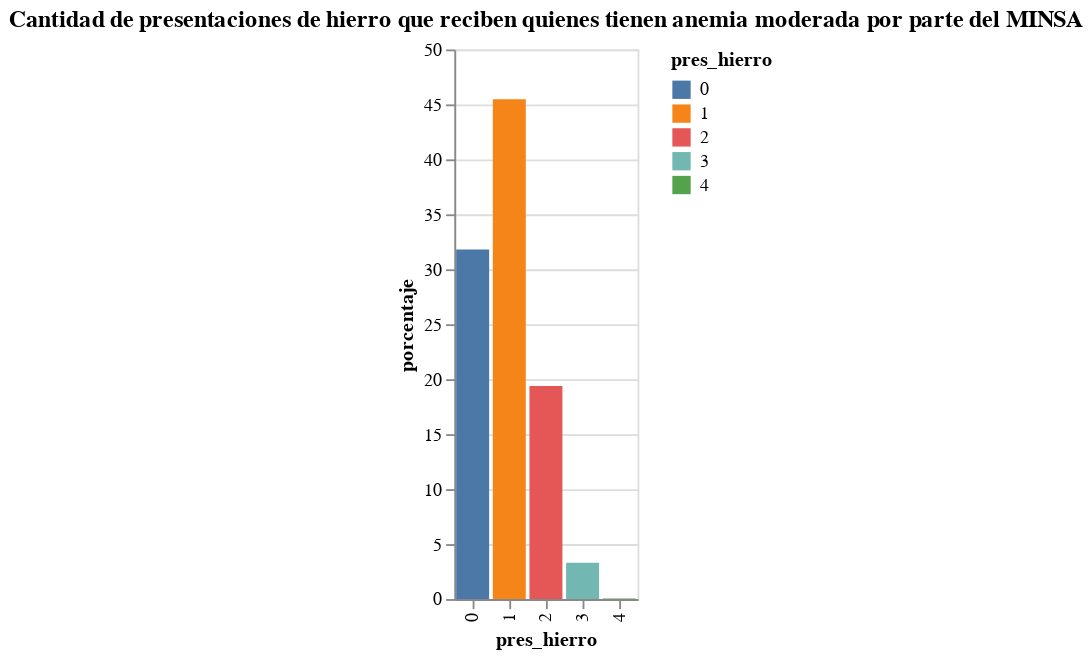

The notebook cell this image was saved under:
### Code cell
# Crear el gráfico

# Crear el gráfico de barras
chart = alt.Chart(contar_cant).mark_bar().encode(
    x='pres_hierro:O',  
    y='porcentaje:Q',  
    color='pres_hierro:N',  
    tooltip=['pres_hierro', 'porcentaje']).properties(title='Cantidad de presentaciones de hierro que reciben quienes tienen anemia moderada por parte del MINSA')

chart.show()

### Figure 1 — Vega-Lite specification as saved in the notebook (floating-point values rounded to 4 significant figures)
{"config": {"view": {"continuousWidth": 300, "continuousHeight": 300}}, "data": {"name": "data-1e2a63c354ab477018bd595c85ac24ec"}, "mark": {"type": "bar"}, "encoding": {"color": {"field": "pres_hierro", "type": "nominal"}, "tooltip": [{"field": "pres_hierro", "type": "quantitative"}, {"field": "porcentaje", "type": "quantitative"}], "x": {"field": "pres_hierro", "type": "ordinal"}, "y": {"field": "porcentaje", "type": "quantitative"}}, "title": "Cantidad de presentaciones de hierro que reciben quienes tienen anemia moderada por parte del MINSA", "$schema": "https://vega.github.io/schema/vega-lite/v5.20.1.json", "datasets": {"data-1e2a63c354ab477018bd595c85ac24ec": [{"pres_hierro": 1.0, "cantidad": 1087, "porcentaje": 45.48}, {"pres_hierro": 0.0, "cantidad": 760, "porcentaje": 31.8}, {"pres_hierro": 2.0, "cantidad": 463, "porcentaje": 19.37}, {"pres_hierro": 3.0, "cantidad": 79, "porcentaje": 3.305}, {"pres_hierro": 4.0, "cantidad": 1, "porcentaje": 0.04184}]}}
